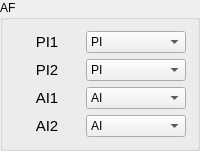
             <widget class="QGroupBox" name="groupBox_4">
              <property name="styleSheet">
               <string notr="true"/>
              </property>
              <property name="title">
               <string>AF</string>
              </property>
              <layout class="QGridLayout" name="gridLayout_21">
               <item row="0" column="0">
                <widget class="QLabel" name="label_60">
                 <property name="font">
                  <font>
                   <pointsize>11</pointsize>
                  </font>
                 </property>
                 <property name="toolTip">
                  <string>&lt;html&gt;&lt;head/&gt;&lt;body&gt;&lt;p&gt;PI1复用(DI11)&lt;/p&gt;&lt;/body&gt;&lt;/html&gt;</string>
                 </property>
                 <property name="text">
                  <string>PI1</string>
                 </property>
                 <property name="alignment">
                  <set>Qt::AlignCenter</set>
                 </property>
                </widget>
               </item>
               <item row="0" column="1">
                <widget class="QComboBox" name="param_af_pi1_comboBox">
                 <property name="minimumSize">
                  <size>
                   <width>100</width>
                   <height>0</height>
                  </size>
                 </property>
                 <item>
                  <property name="text">
                   <string>PI</string>
                  </property>
                 </item>
                 <item>
                  <property name="text">
                   <string>QEP</string>
                  </property>
                 </item>
                 <item>
                  <property name="text">
                   <string>DI</string>
                  </property>
                 </item>
                </widget>
               </item>
               <item row="1" column="0">
                <widget class="QLabel" name="label_61">
                 <property name="font">
                  <font>
                   <pointsize>11</pointsize>
                  </font>
                 </property>
                 <property name="toolTip">
                  <string>&lt;html&gt;&lt;head/&gt;&lt;body&gt;&lt;p&gt;PI2复用(DI12)&lt;/p&gt;&lt;/body&gt;&lt;/html&gt;</string>
                 </property>
                 <property name="text">
                  <string>PI2</string>
                 </property>
                 <property name="alignment">
                  <set>Qt::AlignCenter</set>
                 </property>
                </widget>
               </item>
               <item row="1" column="1">
                <widget class="QComboBox" name="param_af_pi2_comboBox">
                 <item>
                  <property name="text">
                   <string>PI</string>
                  </property>
                 </item>
                 <item>
                  <property name="text">
                   <string>QEP</string>
                  </property>
                 </item>
                 <item>
                  <property name="text">
                   <string>DI</string>
                  </property>
                 </item>
                </widget>
               </item>
               <item row="2" column="0">
                <widget class="QLabel" name="label_62">
                 <property name="font">
                  <font>
                   <pointsize>11</pointsize>
                  </font>
                 </property>
                 <property name="toolTip">
                  <string>&lt;html&gt;&lt;head/&gt;&lt;body&gt;&lt;p&gt;AI1复用(DI9)&lt;/p&gt;&lt;/body&gt;&lt;/html&gt;</string>
                 </property>
                 <property name="text">
                  <string>AI1</string>
                 </property>
                 <property name="alignment">
                  <set>Qt::AlignCenter</set>
                 </property>
                </widget>
               </item>
               <item row="2" column="1">
                <widget class="QComboBox" name="param_af_ai1_comboBox">
                 <item>
                  <property name="text">
                   <string>AI</string>
                  </property>
                 </item>
                 <item>
                  <property name="text">
                   <string>DI</string>
                  </property>
                 </item>
                </widget>
               </item>
               <item row="3" column="0">
                <widget class="QLabel" name="label_63">
                 <property name="font">
                  <font>
                   <pointsize>11</pointsize>
                  </font>
                 </property>
                 <property name="toolTip">
                  <string>&lt;html&gt;&lt;head/&gt;&lt;body&gt;&lt;p&gt;AI2复用(DI10)&lt;/p&gt;&lt;/body&gt;&lt;/html&gt;</string>
                 </property>
                 <property name="text">
                  <string>AI2</string>
                 </property>
                 <property name="alignment">
                  <set>Qt::AlignCenter</set>
                 </property>
                </widget>
               </item>
               <item row="3" column="1">
                <widget class="QComboBox" name="param_af_ai2_comboBox">
                 <item>
                  <property name="text">
                   <string>AI</string>
                  </property>
                 </item>
                 <item>
                  <property name="text">
                   <string>DI</string>
                  </property>
                 </item>
                </widget>
               </item>
              </layout>
             </widget>
